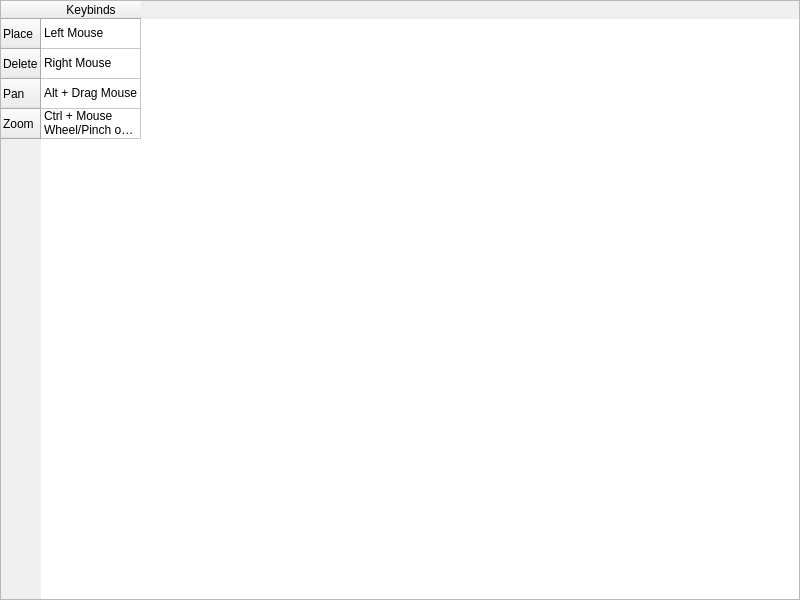
<?xml version="1.0" encoding="UTF-8"?>
<ui version="4.0">
 <class>HelpDialog</class>
 <widget class="QDialog" name="HelpDialog">
  <property name="geometry">
   <rect>
    <x>0</x>
    <y>0</y>
    <width>800</width>
    <height>600</height>
   </rect>
  </property>
  <property name="windowTitle">
   <string>HelpDialog</string>
  </property>
  <widget class="QTableWidget" name="tableWidget">
   <property name="geometry">
    <rect>
     <x>0</x>
     <y>0</y>
     <width>800</width>
     <height>600</height>
    </rect>
   </property>
   <row>
    <property name="text">
     <string notr="true">Place</string>
    </property>
   </row>
   <row>
    <property name="text">
     <string notr="true">Delete</string>
    </property>
   </row>
   <row>
    <property name="text">
     <string notr="true">Pan</string>
    </property>
   </row>
   <row>
    <property name="text">
     <string notr="true">Zoom</string>
    </property>
   </row>
   <column>
    <property name="text">
     <string notr="true">Keybinds</string>
    </property>
   </column>
   <item row="0" column="0">
    <property name="text">
     <string>Left Mouse</string>
    </property>
   </item>
   <item row="1" column="0">
    <property name="text">
     <string>Right Mouse</string>
    </property>
   </item>
   <item row="2" column="0">
    <property name="text">
     <string>Alt + Drag Mouse</string>
    </property>
   </item>
   <item row="3" column="0">
    <property name="text">
     <string>Ctrl + Mouse Wheel/Pinch on Trackpad</string>
    </property>
   </item>
  </widget>
 </widget>
 <resources/>
 <connections/>
</ui>
